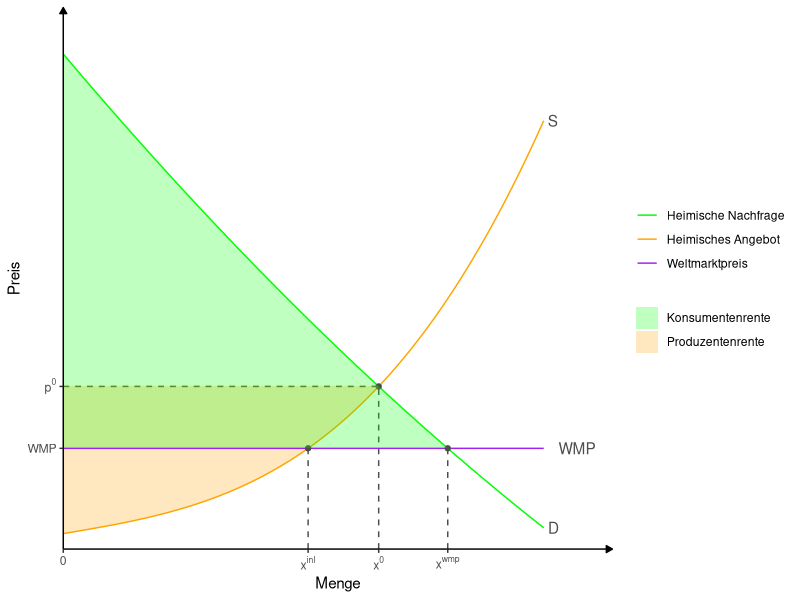
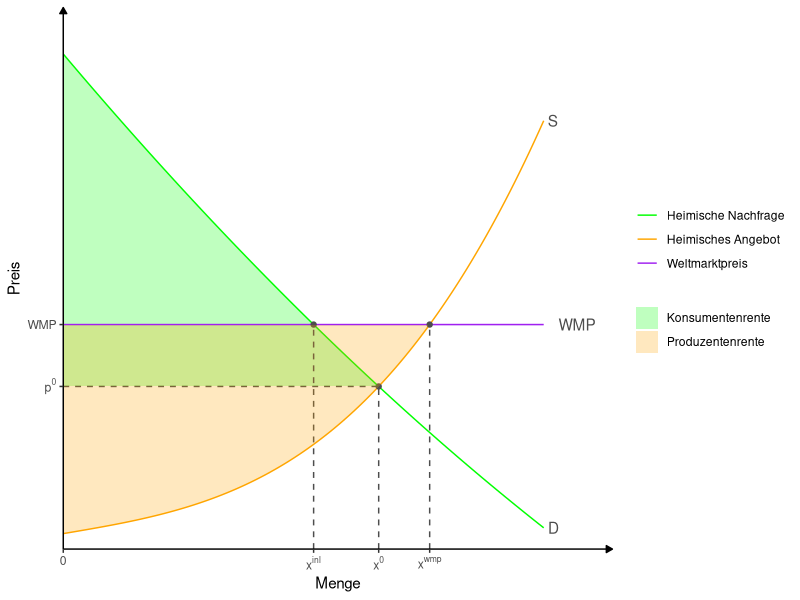
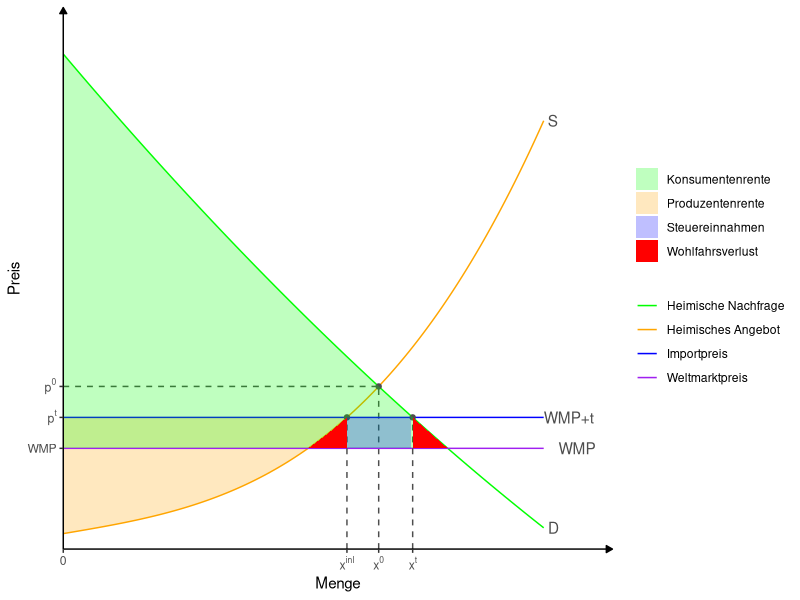

Write R code to recreate these figures, in order.
## ---- chunk 1

library(tidyverse)
# Funktionen definieren

x <- 0:5

demand <- function(x) (x - 8)^2-5*x
supply <- function(x) x^3 + 3*x + 2

#labels <- c("Nachfrage", "Angebot")

#Gleichgewichtsmenge Autarkie
q <- uniroot(function(x) demand(x) - supply(x), range(x))$root

#Gleichgewichtspreis Autarkie
p <- supply(q)

# Weltmarktpreis
wmp <- function(x) supply(q)-8

# Gleichgewichtsmenge Freihandel

q_wmp <- uniroot(function(x) demand(x) - wmp(x), range(x))$root

# Menge inländischer Produktion
q_wmp_i <- uniroot(function(x) supply(x) - wmp(x), range(x))$root

# Konsumenten- und Produzentenrente

z <- seq(0, q, 0.01)
z_wmp <- seq(0, q_wmp, 0.01)

# Chart

chart <- ggplot() +
  stat_function(aes(color = "Heimische Nachfrage"), fun = demand, xlim = c(0,3.5))+
   annotate(geom = "text", x=3.5, y=demand(3.5), hjust=-0.4, label="D",color = "grey30")+
  stat_function(aes(color = "Heimisches Angebot"), fun = supply, xlim = c(0,3.5))+
  annotate(geom = "text", x=3.5, y=supply(3.5), hjust=-0.4, label="S",color = "grey30")+ 
  annotate("point", x = q, y = p, color = "grey30")+
  annotate("segment", x = q, xend = q, y = 0, yend = p,
           linetype = "dashed", color = "grey30") +
  annotate("segment", x = 0, xend = q, y = p, yend = p,
           linetype = "dashed", color = "grey30")+
   geom_ribbon(aes(x = z, ymin = supply(z), ymax = p,
                  fill = "Produzentenrente"), alpha = 0.25) +
#  geom_ribbon(aes(x = z, ymin = p, ymax = demand(z),
#                  fill = "Konsumentenrente"), alpha = 0.25)+
  #
  #
  #
  #
  #Weltmarktpreis
  stat_function(aes(color = "Weltmarktpreis"), fun = wmp, xlim = c(0,3.5))+
  annotate(geom = "text", x=3.5, y=wmp(3.5), hjust=-0.4, label="WMP",color = "grey30")+ 
  #
  #
  #Gleichgewichtsmenge wmp
  #
   annotate("point", x = q_wmp, y = wmp(q_wmp), color = "grey30")+
  annotate("segment", x = q_wmp, xend = q_wmp, y = 0, yend = wmp(q_wmp),
           linetype = "dashed", color = "grey30") +
  #
  #
  #Menge inländische Produktion
  annotate("point", x = q_wmp_i, y = wmp(q_wmp_i), color = "grey30")+
  annotate("segment", x = q_wmp_i, xend = q_wmp_i, y = 0, yend = wmp(q_wmp_i),
           linetype = "dashed", color = "grey30") +
  #
  #
  #Konsumentenrente neu
  #
    geom_ribbon(aes(x = z_wmp, ymin = wmp(q_wmp), ymax = demand(z_wmp),
                  fill = "Konsumentenrente"), alpha = 0.25)+
  scale_color_manual(values=c("green", "orange", "purple"))+
  scale_fill_manual(values=c("green", "orange"))+
  scale_x_continuous(expand = c(0, 0), 
                     breaks = c(0,q_wmp_i,q, q_wmp), labels = expression(0, "x"^inl, "x"^0, "x"^wmp),
                     limits = c(0, 4)) +
  scale_y_continuous(expand = c(0, 0), 
                     breaks = c(wmp(q_wmp), p), labels = expression("WMP", "p"^0),
                     limits = c(0,70)) +
  theme_classic() +
  theme(panel.grid = element_blank(),
       # legend.position = "none", #Damit Legende unterdrückt.
       ) +
  theme(axis.line = element_line(arrow = arrow(type='closed', length = unit(5,'pt'))))+
  labs(x = "Menge", y = "Preis", 
       color = NULL, fill = NULL)
chart

## ---- chunk 2
# Funktionen definieren

x <- 0:5

demand <- function(x) (x - 8)^2-5*x
supply <- function(x) x^3 + 3*x + 2

#labels <- c("Nachfrage", "Angebot")

#Gleichgewichtsmenge Autarkie
q <- uniroot(function(x) demand(x) - supply(x), range(x))$root

#Gleichgewichtspreis Autarkie
p <- supply(q)

# Weltmarktpreis
wmp <- function(x) supply(q)+8

# Gleichgewichtsmenge Freihandel

q_wmp <- uniroot(function(x) supply(x) - wmp(x), range(x))$root

# Menge inländische Nachfrage
q_wmp_i <- uniroot(function(x) demand(x) - wmp(x), range(x))$root

# Konsumenten- und Produzentenrente

z <- seq(0, q, 0.01)
z_wmp <- seq(0, q_wmp, 0.01)

# Chart

chart <- ggplot() +
  stat_function(aes(color = "Heimische Nachfrage"), fun = demand, xlim = c(0,3.5))+
   annotate(geom = "text", x=3.5, y=demand(3.5), hjust=-0.4, label="D",color = "grey30")+
  stat_function(aes(color = "Heimisches Angebot"), fun = supply, xlim = c(0,3.5))+
  annotate(geom = "text", x=3.5, y=supply(3.5), hjust=-0.4, label="S",color = "grey30")+ 
  annotate("point", x = q, y = p, color = "grey30")+
  annotate("segment", x = q, xend = q, y = 0, yend = p,
           linetype = "dashed", color = "grey30") +
  annotate("segment", x = 0, xend = q, y = p, yend = p,
           linetype = "dashed", color = "grey30")+
 #  geom_ribbon(aes(x = z, ymin = supply(z), ymax = p,
#                  fill = "Produzentenrente"), alpha = 0.25) +
  geom_ribbon(aes(x = z, ymin = p, ymax = demand(z),
                  fill = "Konsumentenrente"), alpha = 0.25)+
  #
  #
  #
  #
  #Weltmarktpreis
  stat_function(aes(color = "Weltmarktpreis"), fun = wmp, xlim = c(0,3.5))+
  annotate(geom = "text", x=3.5, y=wmp(3.5), hjust=-0.4, label="WMP",color = "grey30")+ 
  #
  #
  #Gleichgewichtsmenge wmp
  #
   annotate("point", x = q_wmp, y = wmp(q_wmp), color = "grey30")+
  annotate("segment", x = q_wmp, xend = q_wmp, y = 0, yend = wmp(q_wmp),
           linetype = "dashed", color = "grey30") +
  #
  #
  #Menge inländische Nachfrage
  annotate("point", x = q_wmp_i, y = wmp(q_wmp_i), color = "grey30")+
  annotate("segment", x = q_wmp_i, xend = q_wmp_i, y = 0, yend = wmp(q_wmp_i),
           linetype = "dashed", color = "grey30") +
 #
 #
 # Produzentenrente neu
 #
    geom_ribbon(aes(x = z_wmp, ymin = supply(z_wmp), ymax = wmp(q_wmp),
                  fill = "Produzentenrente"), alpha = 0.25)+
  scale_color_manual(values=c("green", "orange", "purple"))+
  scale_fill_manual(values=c("green", "orange"))+
  scale_x_continuous(expand = c(0, 0), 
                     breaks = c(0,q_wmp_i,q, q_wmp), labels = expression(0, "x"^inl, "x"^0, "x"^wmp),
                     limits = c(0, 4)) +
  scale_y_continuous(expand = c(0, 0), 
                     breaks = c(wmp(q_wmp), p), labels = expression("WMP", "p"^0),
                     limits = c(0,70)) +
  theme_classic() +
  theme(panel.grid = element_blank(),
       # legend.position = "none", #Damit Legende unterdrückt.
       ) +
  theme(axis.line = element_line(arrow = arrow(type='closed', length = unit(5,'pt'))))+
  labs(x = "Menge", y = "Preis", 
       color = NULL, fill = NULL)
chart

## ---- chunk 3
# Funktionen definieren

x <- 0:5

demand <- function(x) (x - 8)^2-5*x
supply <- function(x) x^3 + 3*x + 2

#labels <- c("Nachfrage", "Angebot")

#Gleichgewichtsmenge Autarkie
q <- uniroot(function(x) demand(x) - supply(x), range(x))$root

#Gleichgewichtspreis Autarkie
p <- supply(q)

# Weltmarktpreis
wmp <- function(x) supply(q)-8

t <- 4
wmp_t <- function(x) wmp(q)+t

# Gleichgewichtsmenge Freihandel

q_wmp <- uniroot(function(x) demand(x) - wmp(x), range(x))$root

q_wmp_t <- uniroot(function(x) demand(x) - wmp_t(x), range(x))$root

# Menge inländischer Produktion
q_wmp_i <- uniroot(function(x) supply(x) - wmp(x), range(x))$root

q_wmp_it <- uniroot(function(x) supply(x) - wmp_t(x), range(x))$root

# Konsumenten- und Produzentenrente

z <- seq(0, q, 0.01)
z_wmp <- seq(0, q_wmp, 0.01)
z_wmp_it <- seq(0, q_wmp_it, 0.01)

# Steuereinnahmen
 z_t <- seq(q_wmp_it, q_wmp_t, 0.01)
 
# Wohlfahrtsverlust
 z_wfl1 <- seq(q_wmp_i, q_wmp_it, 0.01)
 z_wfl2 <- seq(q_wmp_t, q_wmp, 0.01)

# Chart

chart <- ggplot() +
  stat_function(aes(color = "Heimische Nachfrage"), fun = demand, xlim = c(0,3.5))+
   annotate(geom = "text", x=3.5, y=demand(3.5), hjust=-0.4, label="D",color = "grey30")+
  stat_function(aes(color = "Heimisches Angebot"), fun = supply, xlim = c(0,3.5))+
  annotate(geom = "text", x=3.5, y=supply(3.5), hjust=-0.4, label="S",color = "grey30")+ 
  annotate("point", x = q, y = p, color = "grey30")+
  annotate("segment", x = q, xend = q, y = 0, yend = p,
           linetype = "dashed", color = "grey30") +
  annotate("segment", x = 0, xend = q, y = p, yend = p,
           linetype = "dashed", color = "grey30")+
   geom_ribbon(aes(x = z_wmp_it , ymin = supply(z_wmp_it), ymax = wmp_t(q_wmp_it),
                  fill = "Produzentenrente"), alpha = 0.25) +
#  geom_ribbon(aes(x = z, ymin = p, ymax = demand(z),
#                  fill = "Konsumentenrente"), alpha = 0.25)+
  #
  #
  #
  #
  #Weltmarktpreis
  stat_function(aes(color = "Weltmarktpreis"), fun = wmp, xlim = c(0,3.5))+
  annotate(geom = "text", x=3.5, y=wmp(3.5), hjust=-0.4, label="WMP",color = "grey30")+ 
  #
  #
  # Weltmarktpreis mit Zoll
    stat_function(aes(color = "Importpreis"), fun = wmp_t, xlim = c(0,3.5))+
  annotate(geom = "text", x=3.5, y=wmp_t(3.5), hjust=-0, label="WMP+t",color = "grey30")+ 
  #Gleichgewichtsmenge wmp_t
  #
   annotate("point", x = q_wmp_t, y = wmp_t(q_wmp_t), color = "grey30")+
  annotate("segment", x = q_wmp_t, xend = q_wmp_t, y = 0, yend = wmp_t(q_wmp_t),
           linetype = "dashed", color = "grey30") +
  #
  #
  #Menge inländische Produktion
  annotate("point", x = q_wmp_it, y = wmp_t(q_wmp_it), color = "grey30")+
  annotate("segment", x = q_wmp_it, xend = q_wmp_it, y = 0, yend = wmp_t(q_wmp_it),
           linetype = "dashed", color = "grey30") +
  #
  #
  #Konsumentenrente neu
  #
    geom_ribbon(aes(x = z_wmp, ymin = wmp(q_wmp), ymax = demand(z_wmp),
                  fill = "Konsumentenrente"), alpha = 0.25)+
  #
  #Steuereinnahmen
      geom_ribbon(aes(x = z_t, ymin = wmp(z_t), ymax = wmp_t(z_t),
                  fill = "Steuereinnahmen"), alpha = 0.25)+
  #
  #Wohlfahrtsverlust
  ## erster Teil
  geom_ribbon(aes(x = z_wfl1, ymin = wmp(z_wfl1), ymax = supply(z_wfl1),
                  fill = "Wohlfahrsverlust"), alpha = 1)+
  #
  ## zweiter Teil
  geom_ribbon(aes(x = z_wfl2, ymin = wmp(z_wfl2), ymax = demand(z_wfl2),
                  fill = "Wohlfahrsverlust"), alpha = 1)+
  scale_color_manual(values=c("green", "orange", "blue", "purple"))+
  scale_fill_manual(values=c("green", "orange", "blue", "red"))+
  scale_x_continuous(expand = c(0, 0), 
                     breaks = c(0,q_wmp_it,q, q_wmp_t), labels = expression(0, "x"^inl, "x"^0, "x"^t),
                     limits = c(0, 4)) +
  scale_y_continuous(expand = c(0, 0), 
                     breaks = c(wmp(q_wmp), wmp_t(q_wmp_t), p), labels = expression("WMP", "p"^t, "p"^0),
                     limits = c(0,70)) +
  theme_classic() +
  theme(panel.grid = element_blank(),
       # legend.position = "none", #Damit Legende unterdrückt.
       ) +
  theme(axis.line = element_line(arrow = arrow(type='closed', length = unit(5,'pt'))))+
  labs(x = "Menge", y = "Preis", 
       color = NULL, fill = NULL)
chart

